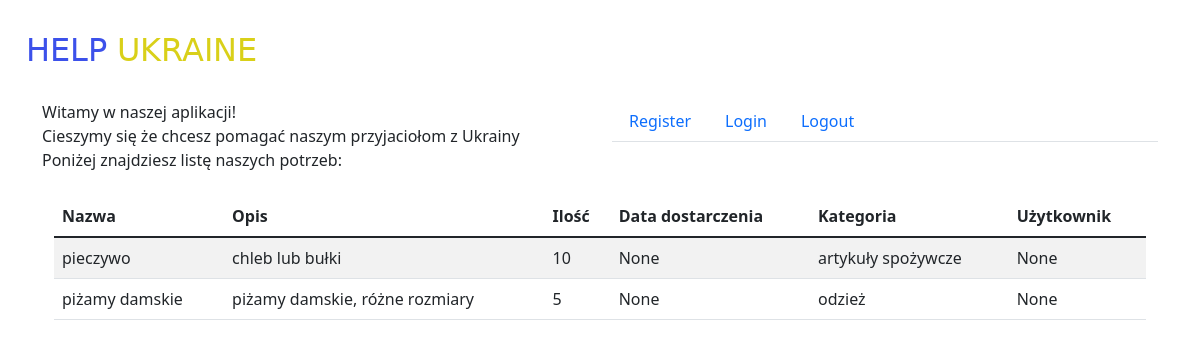
Page /mainview/ on the earlier database version.
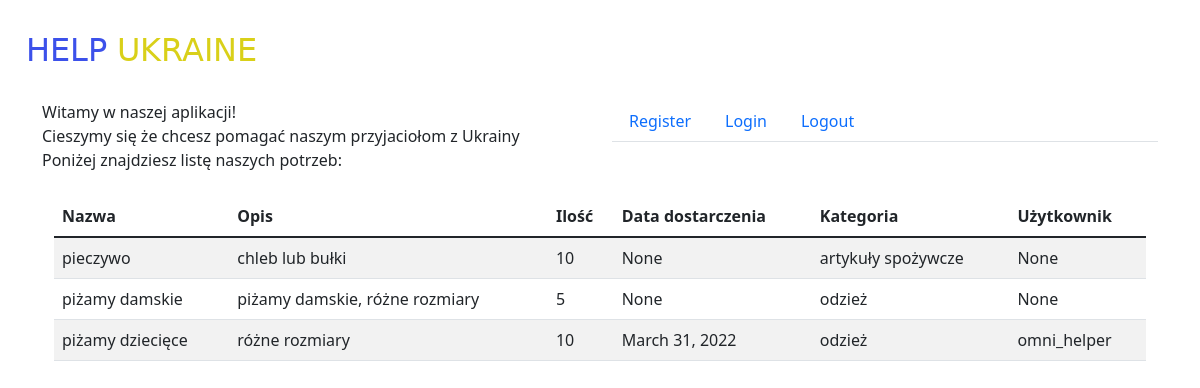
Same page on the later database version.
### podziel_się/models.py (models this page shows, shortened)
class CurrentNeeds(models.Model):
    name = models.CharField(max_length=64)
    description = models.TextField()
    amount = models.IntegerField()
    date = models.DateField(null=True)
    category = models.ForeignKey(Category, on_delete=models.PROTECT)
    user = models.ForeignKey(User, null=True, on_delete=models.PROTECT)

class Category(models.Model):
    name = models.CharField(max_length=64)
    def __str__(self):
        return self.name

### podziel_się/views.py (the view)
# urls.py: path('mainview/', my_views.MainView.as_view(), name = 'main_view'),
class MainView(ListView):
    model = CurrentNeeds
    template_name = 'podziel_się/mainview.html'
    context_object_name = 'current_needs'

### podziel_się/templates/podziel_się/mainview.html
{%  extends 'base.html' %}
{% block header %}
    Witamy w naszej aplikacji! <br>
    Cieszymy się że chcesz pomagać naszym przyjaciołom z Ukrainy <br>
    Poniżej znajdziesz listę naszych potrzeb: <br>
{% endblock %}
{% block content %}
<table class="table table-striped"}>
        <thead>
        <tr>
            <th>Nazwa</th>
            <th>Opis </th>
            <th>Ilość</th>
            <th>Data dostarczenia</th>
            <th>Kategoria</th>
            <th>Użytkownik</th>
        </tr>
        </thead>
        <tbody>
        {%  for need in current_needs %}
                <tr>
                <td> {{ need.name }} </td>
                <td> {{ need.description }} </td>
                <td> {{ need.amount }}</td>
                <td> {{ need.date }}</td>
                <td>{{ need.category}} </td>
                <td> {{ need.user }}</td>
        {% endfor %}
    </tbody>
   </table>
{% endblock %}

### templates/base.html (shortened to what this page needs)
{% load static %}
<!DOCTYPE html>
<html lang="en">
<head>
  <link href="https://cdn.jsdelivr.net/npm/bootstrap@5.1.2/dist/css/bootstrap.min.css" rel="stylesheet">
    <img src="{% static 'logo.png' %}" alt="logo">
</head>
<body>
<div class="container">
<div class = 'row'>
<div class = 'col-sm'>
    {%  block header %}
    {%  endblock %} <br>
</div>
<div class = 'col-sm'>
<ul class="nav nav-tabs">
    <li class="nav-item"> <a class='nav-link' href="http://127.0.0.1:8000/registerview/"> Register </a></li>
    <li class="nav-item"> <a class='nav-link' href="#"> Login </a></li>
    <li class="nav-item"> <a class="nav-link" href="#"> Logout </a></li>
</ul>
</div>
</div>
<div class="container">
{% block content %}
{% endblock %}
</div>
</body>
</html>

Differences in the rows shown:
added CurrentNeeds: name "piżamy dziecięce", description "różne rozmiary", amount "10", date "March 31, 2022", category "odzież", user "omni_helper"
